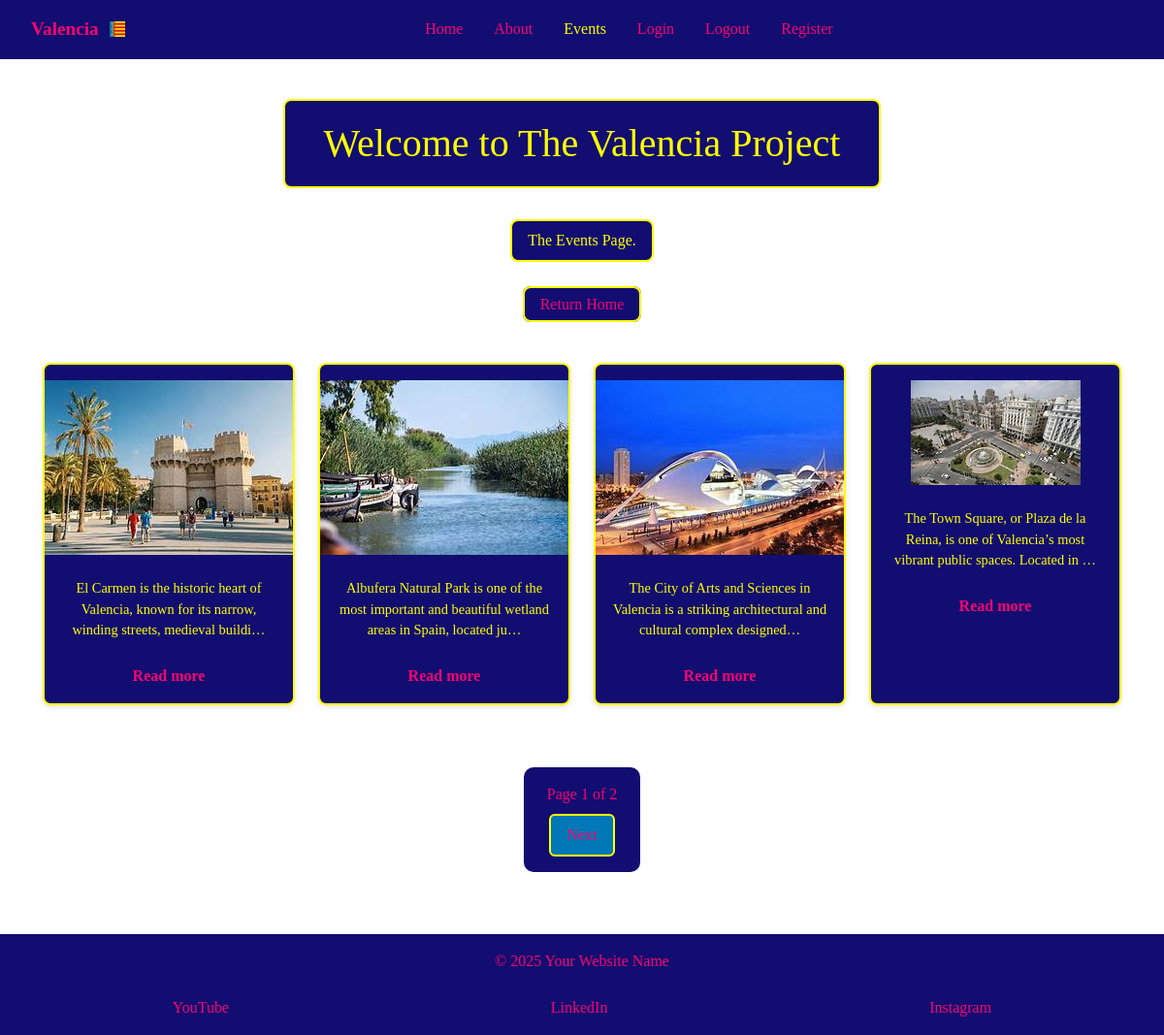
Screenshot of /events/ with the database file from the repository.
### tourism_es/models.py (models this page shows, shortened)
class CardText(models.Model):
    title = models.CharField(max_length=50, blank=True)
    content = models.TextField()
    image_name = models.CharField(
        max_length=30,
        help_text="Enter the image filename (eg 'science museum.jpg)",
        default='default.jpg',
        blank=True
    )
    saved_by = models.ManyToManyField(User,
                                      related_name='saved_cards', blank=True)

### tourism_es/views.py (the view)
# urls.py: path('events/', views.events, name='events'),
def events(request):
    card_texts = CardText.objects.all().order_by('id')
    paginator = Paginator(card_texts, 4)
    page_number = request.GET.get('page')
    page_obj = paginator.get_page(page_number)
    return render(request, 'events.html', {
        'active_tab': 'events', 'page_obj': page_obj})

### tourism_es/templates/events.html (shortened to what this page needs)
{% extends 'base.html' %}
{% load static %}
{% block content %}
<h1 class="color">Welcome to The Valencia Project</h1>
<p class="color">The Events Page.</p>
<p>
    <a class="color-return" href="{% url 'index' %}">Return Home</a>
</p>
<div class="cards-container">
    {% for card in page_obj %}
    <div class="card" data-url="{% url 'event-details' pk=card.id %}"
     onclick="window.location=this.dataset.url">
     <img src="{% static 'images/' %}{{ card.image_name }}" alt="{{ card.title }}">
     <p>{{ card.content|truncatechars:100}}</p>
     <a href="{% url 'event-details' pk=card.id %}" class="read-more">
        Read more
     </a>
    </div>
    {% empty %}
    <p>No cards yet</p>
    {% endfor %}
</div>
 <div class="pagination">
    <div class="page-number">
        <span class="page-info">
            Page {{ page_obj.number }} of {{ page_obj.paginator.num_pages }}
        </span>
    </div>
    {% if page_obj.has_next %}
    <div class="next-wrapper">
        <a href="?page={{ page_obj.next_page_number }}" class="next-btn">Next</a>
    </div>
    {% endif %}
 </div>
{% endblock %}

### tourism_es/static/CSS/tourism.css (style rules this page uses)
* { box-sizing: border-box; margin: 0; padding: 0; }
html, body { height: 100%; font-family: "Times New Roman", Times, serif; overflow-x: hidden; }
body { display: flex; flex-direction: column; min-height: 100vh; padding-top: 4.375rem; background: url('../images/City-of-Arts-and-Sci.png') center center / cover no-repeat fixed; image-rendering: auto; }
.color { color: yellow; text-align: center; margin: 0em auto; padding: 0.5em 1em; border: 2px solid yellow; border-radius: 8px; background: #120d71; }
a.color-return { text-align: center; margin: 0em auto; padding: 0.5em 1em; border: 2px solid yellow; border-radius: 8px; background: #120d71; color: #f8046f; text-decoration: none; }
.cards-container, .grid-container { display: flex; flex-wrap: wrap; justify-content: center; gap: 1.5rem; width: 100%; max-width: 1200px; padding: 0 1rem; margin: 0 auto; }
.card, .grid { background-color: #120d71; border: 2px solid yellow; border-radius: 8px; box-shadow: 0 2px 6px rgba(0,0,0,0.1); overflow: hidden; display: flex; flex-direction: column; justify-content: flex-start; align-items: center; text-align: center; transition: transform 0.3s, box-shadow 0.3s; min-height: 350px; padding: 1rem; gap: 1rem; cursor: pointer; flex: 0 1 calc(25% - 1.5rem); max-width: calc(25% - 1.5rem); }
.cards-container .card:nth-child(1), .grid-container .grid:nth-child(1) { order: 1; }
.cards-container .card:nth-child(2), .grid-container .grid:nth-child(2) { order: 3; }
.cards-container .card:nth-child(3), .grid-container .grid:nth-child(3) { order: 2; }
.card, .grid { background-color: #120d71; border: 2px solid yellow; border-radius: 8px; box-shadow: 0 2px 6px rgba(0,0,0,0.1); overflow: hidden; display: flex; flex-direction: column; justify-content: flex-start; align-items: center; text-align: center; transition: transform 0.3s, box-shadow 0.3s; min-height: 350px; padding: 1rem; gap: 1rem; width: 100%; max-width: 350px; cursor: pointer; }
.grid p, .card p { font-size: 0.9rem; margin: 0.5rem 0 0; flex-shrink: 0; color: yellow; }
.card .read-more, .grid .read-more { margin-top: 0.5rem; text-decoration: none; color: #f8046f; font-weight: bold; }
.pagination { width: fit-content; margin: 2rem auto; padding: 1rem 1.5rem; background: #120d71; border-radius: 10px; display: flex; flex-direction: column; gap: 0.5rem; color: #f8046f; }
.pagination .prev-wrapper, .pagination .next-wrapper { display: flex; justify-content: center; }
.pagination a { display: inline-block; padding: 0.5rem 1rem; border: 2px solid yellow; border-radius: 6px; background: #0077b6; color: #f8046f; text-decoration: none; transition: background 0.2s, color 0.2s; }

### rows the page displays
CardText: image_name (picture), content "Albufera Natural Park is one of the most important and beautiful wetland areas in Spain, located ju…"
CardText: image_name (picture), content "The Town Square, or Plaza de la Reina, is one of Valencia’s most vibrant public spaces. Located in …"
CardText: image_name (picture), content "The City of Arts and Sciences in Valencia is a striking architectural and cultural complex designed…"
CardText: image_name (picture), content "El Carmen is the historic heart of Valencia, known for its narrow, winding streets, medieval buildi…"

### other values shown
{{ page_obj.number }} "1"
{{ page_obj.paginator.num_pages }} "2"
